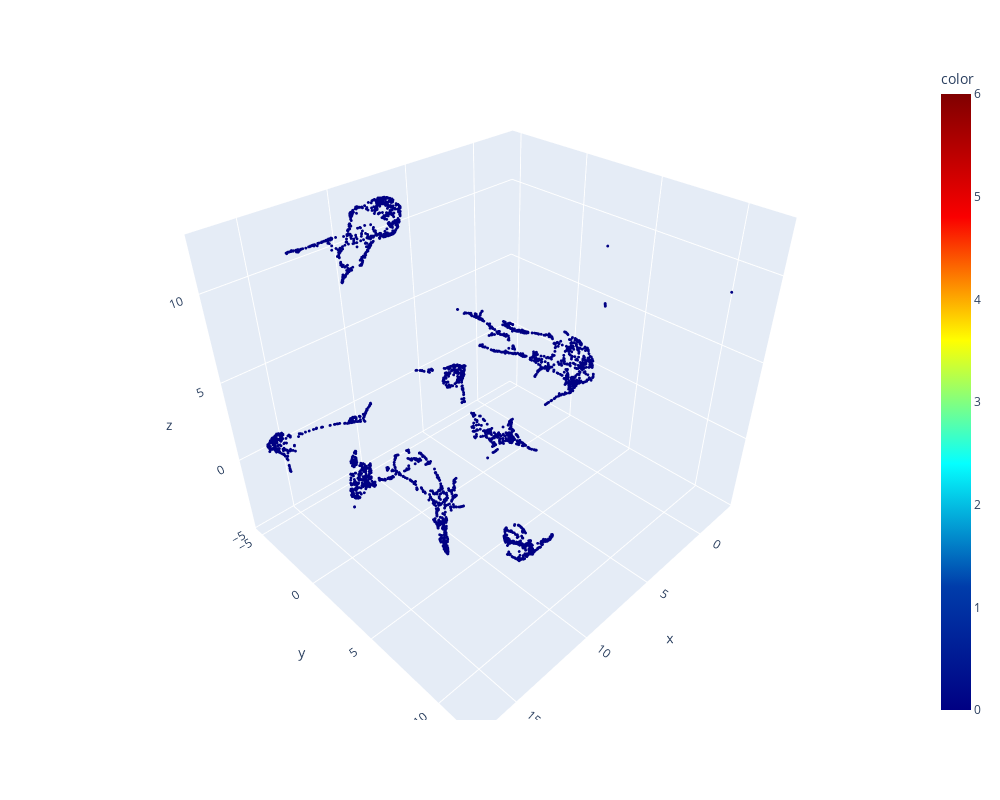

This figure's notebook cell:
### Code cell
dataset_hiragana = cut_page(hiragana_page)
# dataset_hiragana = cut_page(hiragana_page1, list(dataset_hiragana_0))
loaded_model_hiragana = None
dataset_hiragana[dataset_hiragana == 1] = 255
mark_id, space_id = find_space_id(dataset_hiragana, False)
cluster_label, pred = cluster_dataset(autoencoder_hiragana, dataset_hiragana[mark_id], loaded_model_hiragana, 35)

### Figure 1 — Plotly figure (JSON) as saved in the notebook; plotly's stock layout.template omitted (floating-point values rounded to 4 significant figures; data arrays with more than 128 entries replaced by an {"elided": "..."} marker saying what was removed)
{"data": [{"hovertemplate": "x=%{x}<br>y=%{y}<br>z=%{z}<br>color=%{marker.color}<extra></extra>", "legendgroup": "", "marker": {"color": {"elided": "3680 int values"}, "coloraxis": "coloraxis", "size": 1, "symbol": "circle"}, "mode": "markers", "name": "", "scene": "scene", "showlegend": false, "type": "scatter3d", "x": {"elided": "3680 float values"}, "y": {"elided": "3680 float values"}, "z": {"elided": "3680 float values"}}], "layout": {"coloraxis": {"colorbar": {"title": {"text": "color"}}, "colorscale": [[0, "rgb(0,0,131)"], [0.2, "rgb(0,60,170)"], [0.4, "rgb(5,255,255)"], [0.6, "rgb(255,255,0)"], [0.8, "rgb(250,0,0)"], [1, "rgb(128,0,0)"]]}, "height": 800, "legend": {"tracegroupgap": 0}, "margin": {"t": 60}, "scene": {"domain": {"x": [0, 1], "y": [0, 1]}, "xaxis": {"title": {"text": "x"}}, "yaxis": {"title": {"text": "y"}}, "zaxis": {"title": {"text": "z"}}}, "width": 1000}}
